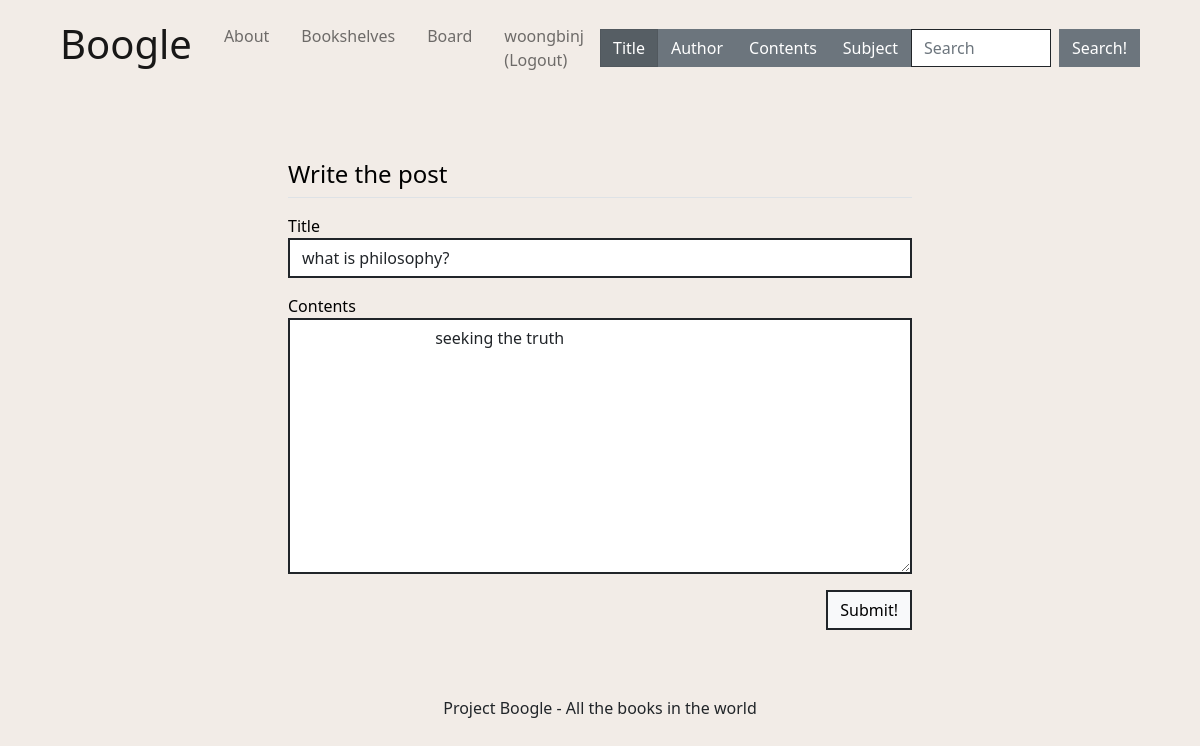
The app's page /question/modify/5 (signed in) with its own data.
### pybo/models.py (models this page shows)
class User(db.Model):
    __tablename__ = 'user'   #테이블 이름 : user
    id = db.Column(db.Integer, primary_key = True)   #id를 프라이머리키로 설정
    username = db.Column(db.String(8), nullable = False)
    email = db.Column(db.String(32), nullable = False)
    password = db.Column(db.String(64), nullable = False)

class Question(db.Model):
    id = db.Column(db.Integer, primary_key=True)
    subject = db.Column(db.String(200), nullable=False)
    content = db.Column(db.Text(), nullable=False)
    create_date = db.Column(db.DateTime(), nullable=False)
    modify_date = db.Column(db.DateTime(), nullable=True)
    user_id = db.Column(db.Integer, db.ForeignKey('user.id', ondelete='CASCADE'), nullable=False)
    user = db.relationship('User', backref=db.backref('question_set'))

### pybo/views/question_views.py (the view)
@bp.route('/modify/<int:question_id>', methods=('GET', 'POST'))
@login_required
def modify(question_id):
    question = Question.query.get_or_404(question_id)
    if g.user != question.user:
        flash('수정권한이 없습니다')
        return redirect(url_for('question.detail', question_id=question_id))
    if request.method == 'POST':  # POST 요청
        form = QuestionForm()
        if form.validate_on_submit():
            form.populate_obj(question)
            question.modify_date = datetime.now()  # 수정일시 저장
            db.session.commit()
            return redirect(url_for('question.detail', question_id=question_id))
    else:  # GET 요청
        form = QuestionForm(obj=question)
    return render_template('question/question_form.html', form=form)

### pybo/forms.py
class QuestionForm(FlaskForm):
    subject = StringField('제목', validators=[DataRequired('Title is a required entry.')])
    content = TextAreaField('내용', validators=[DataRequired('Content is a required entry.')])

### pybo/views/auth_views.py (called while the page is built)
def login_required(view):
    @functools.wraps(view)
    def wrapped_view(*args, **kwargs):
        if g.user is None:
            _next = request.url if request.method == 'GET' else ''
            return redirect(url_for('auth.login', next=_next))
        return view(*args, **kwargs)
    return wrapped_view

@bp.before_app_request
def load_logged_in_user():
    user_id = session.get('user_id')
    if user_id is None:
        g.user = None
    else:
        g.user = User.query.get(user_id)

### pybo/templates/question/question_form.html (shortened to what this page needs)
{% extends 'main/base.html' %}
{% block head %}
{{ super() }}
    <link rel="stylesheet" href="{{ url_for('static', filename='css/bootstrap.min.css') }}">
{% endblock %}
{% block content %}
<div class="container">
    <h4 class="my-3 border-bottom pb-2">Write the post</h4>
    <form method="post" class="my-3">
        <div class="mb-3">
            <label for="subject">Title</label>
            <input type="text" class="form-control border border-dark border-2 rounded-0" name="subject" id="subject"
            value="{{ form.subject.data or '' }}">
        </div>
        <div class="mb-3">
            <label for="content">Contents</label>
            <textarea class="form-control border border-dark border-2 rounded-0" name="content" id="content" rows="10">
                {{ form.content.data or '' }}
            </textarea>
        </div>
        <button type="submit" class="btn btn-light border border-dark border-2 rounded-0 font-weight-bold" style="float:right;">Submit!</button>
    </form>
</div>
{% endblock %}

### pybo/templates/main/base.html (shortened to what this page needs)
<!DOCTYPE html>
<html lang="eng">
    <head>
        {% block head %}
        <link rel="stylesheet" href="{{ url_for('static', filename='css/bootstrap.min.css')}}">
        <link rel="stylesheet" href="https://cdn.jsdelivr.net/npm/bootstrap-icons@1.8.3/font/bootstrap-icons.css">
        <link rel="stylesheet" href="{{ url_for('static', filename='css/base.css')}}">
        {% endblock %}
    </head>
    <body class="d-flex flex-column min-vh-100">
      <nav class="navbar navbar-expand-lg navbar-light bg-transparent mx-5">
        <div class="container-fluid">
          <a class="navbar-brand" href ="{{ url_for('main.index') }}"><h1>Boogle</h1></a>
          <div class="collapse navbar-collapse" id="navbarSupportedContent">
            <ul class="navbar-nav me-auto mb-2 mb-lg-0">
              <li class="nav-item">
                <a class="nav-link m-2" href ="{{ url_for('main.about') }}">About</a>
              </li>
              <li class="nav-item">
                <a class="nav-link m-2" href ="{{ url_for('book.bookshelves') }}">Bookshelves</a>
              </li>
              <li class="nav-item">
                <a class="nav-link m-2" href ="{{ url_for('question.board') }}">Board</a>
              </li>
              {% if g.user %}
                <li class="nav-item">
                  <a class="nav-link m-2" href="{{ url_for('auth.logout') }}">{{ g.user.username }} (Logout)</a>
                </li>
              {% endif %}
            </ul>
            <form class="d-flex" method="get" action="{{ url_for('book.search') }}">
              <label class="btn btn-secondary rounded-0" for="option1">Title</label>
              <label class="btn btn-secondary rounded-0" for="option2">Author</label>
              <label class="btn btn-secondary rounded-0" for="option3">Contents</label>
              <label class="btn btn-secondary rounded-0" for="option4">Subject</label>
              <input class="form-control me-2 border-dark rounded-0" type="search" name="book" placeholder="Search" aria-label="Search" id="book" rows="3">
              <button class="btn btn-secondary border-secondary rounded-0" type="submit">Search!</button>
            </form>
          </div>
        </div>
      </nav>
      <section class="m-5">
        <div class="content-container">
          <div class="row gx-4 gx-lg-5 justify-content-center">
            <div class="col-md-8">
              {% block content %}{% endblock %}
            </div>
          </div>
        </div>
      </section>
      <footer class="py-5 mt-auto">
        <div class="page-bottom">
          <div class="copyright">
            Project Boogle - All the books in the world
          </div>
        </div>
      </footer>
    </body>
</html>

### pybo/static/css/base.css (style rules this page uses)
body, html { margin: 0; background: #F2ECE7 !important; color: black; font-family: 'Inter', sans-serif; min-height: 100vh; width: 100%; display: -webkit-box; display: -ms-flexbox; display: flex; -webkit-box-orient: horizontal; -webkit-box-direction: normal; -ms-flex-direction: column; flex-direction: column; -webkit-box-align: center; -ms-flex-align: center; }
* { box-sizing: border-box; }
body { min-height: 100%; }
a:link { color : black; text-decoration: none; }
.content-container { flex:1; color: black; }
.page-bottom { height: 30px; position: relative; transform: translateY(-100%); width: 100%; }
.copyright { text-align: center; }

### records on screen
User: user.username "woongbinj"
Question: subject "what is philosophy?", content "seeking the truth"
